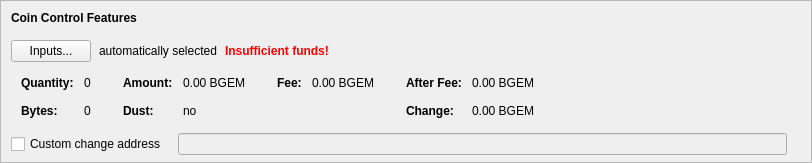
    <widget class="QFrame" name="frameCoinControl">
     <property name="sizePolicy">
      <sizepolicy hsizetype="Expanding" vsizetype="Expanding">
       <horstretch>0</horstretch>
       <verstretch>0</verstretch>
      </sizepolicy>
     </property>
     <property name="maximumSize">
      <size>
       <width>16777215</width>
       <height>16777215</height>
      </size>
     </property>
     <property name="frameShape">
      <enum>QFrame::StyledPanel</enum>
     </property>
     <property name="frameShadow">
      <enum>QFrame::Sunken</enum>
     </property>
     <layout class="QVBoxLayout" name="verticalLayoutCoinControl2">
      <property name="spacing">
       <number>0</number>
      </property>
      <property name="leftMargin">
       <number>0</number>
      </property>
      <property name="topMargin">
       <number>0</number>
      </property>
      <property name="rightMargin">
       <number>0</number>
      </property>
      <property name="bottomMargin">
       <number>6</number>
      </property>
      <item>
       <layout class="QVBoxLayout" name="verticalLayoutCoinControl" stretch="0,0,0,0,1">
        <property name="spacing">
         <number>0</number>
        </property>
        <property name="leftMargin">
         <number>10</number>
        </property>
        <property name="topMargin">
         <number>10</number>
        </property>
        <item>
         <layout class="QHBoxLayout" name="horizontalLayoutCoinControl1">
          <property name="bottomMargin">
           <number>15</number>
          </property>
          <item>
           <widget class="QLabel" name="labelCoinControlFeatures">
            <property name="sizePolicy">
             <sizepolicy hsizetype="Preferred" vsizetype="Maximum">
              <horstretch>0</horstretch>
              <verstretch>0</verstretch>
             </sizepolicy>
            </property>
            <property name="font">
             <font>
              <weight>75</weight>
              <bold>true</bold>
             </font>
            </property>
            <property name="styleSheet">
             <string notr="true">font-weight:bold;</string>
            </property>
            <property name="text">
             <string>Coin Control Features</string>
            </property>
           </widget>
          </item>
         </layout>
        </item>
        <item>
         <layout class="QHBoxLayout" name="horizontalLayoutCoinControl2" stretch="0,0,0,0">
          <property name="spacing">
           <number>8</number>
          </property>
          <property name="bottomMargin">
           <number>10</number>
          </property>
          <item>
           <widget class="QPushButton" name="pushButtonCoinControl">
            <property name="styleSheet">
             <string notr="true"/>
            </property>
            <property name="text">
             <string>Inputs...</string>
            </property>
            <property name="autoDefault">
             <bool>false</bool>
            </property>
           </widget>
          </item>
          <item>
           <widget class="QLabel" name="labelCoinControlAutomaticallySelected">
            <property name="text">
             <string>automatically selected</string>
            </property>
            <property name="margin">
             <number>5</number>
            </property>
           </widget>
          </item>
          <item>
           <widget class="QLabel" name="labelCoinControlInsuffFunds">
            <property name="font">
             <font>
              <weight>75</weight>
              <bold>true</bold>
             </font>
            </property>
            <property name="styleSheet">
             <string notr="true">color:red;font-weight:bold;</string>
            </property>
            <property name="text">
             <string>Insufficient funds!</string>
            </property>
            <property name="margin">
             <number>5</number>
            </property>
           </widget>
          </item>
          <item>
           <spacer name="horizontalSpacerCoinControl">
            <property name="orientation">
             <enum>Qt::Horizontal</enum>
            </property>
            <property name="sizeHint" stdset="0">
             <size>
              <width>40</width>
              <height>1</height>
             </size>
            </property>
           </spacer>
          </item>
         </layout>
        </item>
        <item>
         <widget class="QWidget" name="widgetCoinControl" native="true">
          <property name="sizePolicy">
           <sizepolicy hsizetype="Preferred" vsizetype="Preferred">
            <horstretch>0</horstretch>
            <verstretch>0</verstretch>
           </sizepolicy>
          </property>
          <property name="minimumSize">
           <size>
            <width>0</width>
            <height>0</height>
           </size>
          </property>
          <property name="styleSheet">
           <string notr="true"/>
          </property>
          <layout class="QHBoxLayout" name="horizontalLayoutCoinControl5">
           <property name="leftMargin">
            <number>0</number>
           </property>
           <property name="topMargin">
            <number>0</number>
           </property>
           <property name="rightMargin">
            <number>0</number>
           </property>
           <property name="bottomMargin">
            <number>0</number>
           </property>
           <item>
            <layout class="QHBoxLayout" name="horizontalLayoutCoinControl3" stretch="0,0,0,1">
             <property name="spacing">
              <number>20</number>
             </property>
             <property name="topMargin">
              <number>0</number>
             </property>
             <property name="bottomMargin">
              <number>10</number>
             </property>
             <item>
              <layout class="QFormLayout" name="formLayoutCoinControl1">
               <property name="horizontalSpacing">
                <number>10</number>
               </property>
               <property name="verticalSpacing">
                <number>14</number>
               </property>
               <property name="leftMargin">
                <number>10</number>
               </property>
               <property name="topMargin">
                <number>4</number>
               </property>
               <property name="rightMargin">
                <number>6</number>
               </property>
               <item row="0" column="0">
                <widget class="QLabel" name="labelCoinControlQuantityText">
                 <property name="font">
                  <font>
                   <weight>75</weight>
                   <bold>true</bold>
                  </font>
                 </property>
                 <property name="text">
                  <string>Quantity:</string>
                 </property>
                 <property name="margin">
                  <number>0</number>
                 </property>
                </widget>
               </item>
               <item row="0" column="1">
                <widget class="QLabel" name="labelCoinControlQuantity">
                 <property name="cursor">
                  <cursorShape>IBeamCursor</cursorShape>
                 </property>
                 <property name="contextMenuPolicy">
                  <enum>Qt::ActionsContextMenu</enum>
                 </property>
                 <property name="text">
                  <string notr="true">0</string>
                 </property>
                 <property name="margin">
                  <number>0</number>
                 </property>
                 <property name="textInteractionFlags">
                  <set>Qt::LinksAccessibleByMouse|Qt::TextSelectableByKeyboard|Qt::TextSelectableByMouse</set>
                 </property>
                </widget>
               </item>
               <item row="1" column="0">
                <widget class="QLabel" name="labelCoinControlBytesText">
                 <property name="font">
                  <font>
                   <weight>75</weight>
                   <bold>true</bold>
                  </font>
                 </property>
                 <property name="text">
                  <string>Bytes:</string>
                 </property>
                </widget>
               </item>
               <item row="1" column="1">
                <widget class="QLabel" name="labelCoinControlBytes">
                 <property name="cursor">
                  <cursorShape>IBeamCursor</cursorShape>
                 </property>
                 <property name="contextMenuPolicy">
                  <enum>Qt::ActionsContextMenu</enum>
                 </property>
                 <property name="text">
                  <string notr="true">0</string>
                 </property>
                 <property name="textInteractionFlags">
                  <set>Qt::LinksAccessibleByMouse|Qt::TextSelectableByKeyboard|Qt::TextSelectableByMouse</set>
                 </property>
                </widget>
               </item>
              </layout>
             </item>
             <item>
              <layout class="QFormLayout" name="formLayoutCoinControl2">
               <property name="horizontalSpacing">
                <number>10</number>
               </property>
               <property name="verticalSpacing">
                <number>14</number>
               </property>
               <property name="leftMargin">
                <number>6</number>
               </property>
               <property name="topMargin">
                <number>4</number>
               </property>
               <property name="rightMargin">
                <number>6</number>
               </property>
               <item row="0" column="0">
                <widget class="QLabel" name="labelCoinControlAmountText">
                 <property name="font">
                  <font>
                   <weight>75</weight>
                   <bold>true</bold>
                  </font>
                 </property>
                 <property name="text">
                  <string>Amount:</string>
                 </property>
                 <property name="margin">
                  <number>0</number>
                 </property>
                </widget>
               </item>
               <item row="0" column="1">
                <widget class="QLabel" name="labelCoinControlAmount">
                 <property name="cursor">
                  <cursorShape>IBeamCursor</cursorShape>
                 </property>
                 <property name="contextMenuPolicy">
                  <enum>Qt::ActionsContextMenu</enum>
                 </property>
                 <property name="text">
                  <string notr="true">0.00 BGEM</string>
                 </property>
                 <property name="textInteractionFlags">
                  <set>Qt::LinksAccessibleByMouse|Qt::TextSelectableByKeyboard|Qt::TextSelectableByMouse</set>
                 </property>
                </widget>
               </item>
               <item row="1" column="0">
                <widget class="QLabel" name="labelCoinControlLowOutputText">
                 <property name="font">
                  <font>
                   <weight>75</weight>
                   <bold>true</bold>
                  </font>
                 </property>
                 <property name="text">
                  <string>Dust:</string>
                 </property>
                </widget>
               </item>
               <item row="1" column="1">
                <widget class="QLabel" name="labelCoinControlLowOutput">
                 <property name="cursor">
                  <cursorShape>IBeamCursor</cursorShape>
                 </property>
                 <property name="contextMenuPolicy">
                  <enum>Qt::ActionsContextMenu</enum>
                 </property>
                 <property name="text">
                  <string notr="true">no</string>
                 </property>
                 <property name="textInteractionFlags">
                  <set>Qt::LinksAccessibleByMouse|Qt::TextSelectableByKeyboard|Qt::TextSelectableByMouse</set>
                 </property>
                </widget>
               </item>
              </layout>
             </item>
             <item>
              <layout class="QFormLayout" name="formLayoutCoinControl3">
               <property name="horizontalSpacing">
                <number>10</number>
               </property>
               <property name="verticalSpacing">
                <number>14</number>
               </property>
               <property name="leftMargin">
                <number>6</number>
               </property>
               <property name="topMargin">
                <number>4</number>
               </property>
               <property name="rightMargin">
                <number>6</number>
               </property>
               <item row="0" column="0">
                <widget class="QLabel" name="labelCoinControlFeeText">
                 <property name="font">
                  <font>
                   <weight>75</weight>
                   <bold>true</bold>
                  </font>
                 </property>
                 <property name="text">
                  <string>Fee:</string>
                 </property>
                 <property name="margin">
                  <number>0</number>
                 </property>
                </widget>
               </item>
               <item row="0" column="1">
                <widget class="QLabel" name="labelCoinControlFee">
                 <property name="cursor">
                  <cursorShape>IBeamCursor</cursorShape>
                 </property>
                 <property name="contextMenuPolicy">
                  <enum>Qt::ActionsContextMenu</enum>
                 </property>
                 <property name="text">
                  <string notr="true">0.00 BGEM</string>
                 </property>
                 <property name="textInteractionFlags">
                  <set>Qt::LinksAccessibleByMouse|Qt::TextSelectableByKeyboard|Qt::TextSelectableByMouse</set>
                 </property>
                </widget>
               </item>
              </layout>
             </item>
             <item>
              <layout class="QFormLayout" name="formLayoutCoinControl4">
               <property name="horizontalSpacing">
                <number>10</number>
               </property>
               <property name="verticalSpacing">
                <number>14</number>
               </property>
               <property name="leftMargin">
                <number>6</number>
               </property>
               <property name="topMargin">
                <number>4</number>
               </property>
               <property name="rightMargin">
                <number>6</number>
               </property>
               <item row="0" column="0">
                <widget class="QLabel" name="labelCoinControlAfterFeeText">
                 <property name="font">
                  <font>
                   <weight>75</weight>
                   <bold>true</bold>
                  </font>
                 </property>
                 <property name="text">
                  <string>After Fee:</string>
                 </property>
                 <property name="margin">
                  <number>0</number>
                 </property>
                </widget>
               </item>
               <item row="0" column="1">
                <widget class="QLabel" name="labelCoinControlAfterFee">
                 <property name="cursor">
                  <cursorShape>IBeamCursor</cursorShape>
                 </property>
                 <property name="contextMenuPolicy">
                  <enum>Qt::ActionsContextMenu</enum>
                 </property>
                 <property name="text">
                  <string notr="true">0.00 BGEM</string>
                 </property>
                 <property name="textInteractionFlags">
                  <set>Qt::LinksAccessibleByMouse|Qt::TextSelectableByKeyboard|Qt::TextSelectableByMouse</set>
                 </property>
                </widget>
               </item>
               <item row="1" column="0">
                <widget class="QLabel" name="labelCoinControlChangeText">
                 <property name="font">
                  <font>
                   <weight>75</weight>
                   <bold>true</bold>
                  </font>
                 </property>
                 <property name="text">
                  <string>Change:</string>
                 </property>
                </widget>
               </item>
               <item row="1" column="1">
                <widget class="QLabel" name="labelCoinControlChange">
                 <property name="cursor">
                  <cursorShape>IBeamCursor</cursorShape>
                 </property>
                 <property name="contextMenuPolicy">
                  <enum>Qt::ActionsContextMenu</enum>
                 </property>
                 <property name="text">
                  <string notr="true">0.00 BGEM</string>
                 </property>
                 <property name="textInteractionFlags">
                  <set>Qt::LinksAccessibleByMouse|Qt::TextSelectableByKeyboard|Qt::TextSelectableByMouse</set>
                 </property>
                </widget>
               </item>
              </layout>
             </item>
            </layout>
           </item>
          </layout>
         </widget>
        </item>
        <item>
         <layout class="QHBoxLayout" name="horizontalLayoutCoinControl4" stretch="0,0,0">
          <property name="spacing">
           <number>12</number>
          </property>
          <property name="sizeConstraint">
           <enum>QLayout::SetDefaultConstraint</enum>
          </property>
          <property name="topMargin">
           <number>5</number>
          </property>
          <property name="rightMargin">
           <number>5</number>
          </property>
          <item>
           <widget class="QCheckBox" name="checkBoxCoinControlChange">
            <property name="toolTip">
             <string>If this is activated, but the change address is empty or invalid, change will be sent to a newly generated address.</string>
            </property>
            <property name="text">
             <string>Custom change address</string>
            </property>
           </widget>
          </item>
          <item>
           <widget class="QValidatedLineEdit" name="lineEditCoinControlChange">
            <property name="enabled">
             <bool>false</bool>
            </property>
            <property name="sizePolicy">
             <sizepolicy hsizetype="Expanding" vsizetype="Fixed">
              <horstretch>0</horstretch>
              <verstretch>0</verstretch>
             </sizepolicy>
            </property>
           </widget>
          </item>
          <item>
           <widget class="QLabel" name="labelCoinControlChangeLabel">
            <property name="sizePolicy">
             <sizepolicy hsizetype="Preferred" vsizetype="Expanding">
              <horstretch>0</horstretch>
              <verstretch>0</verstretch>
             </sizepolicy>
            </property>
            <property name="minimumSize">
             <size>
              <width>0</width>
              <height>0</height>
             </size>
            </property>
            <property name="text">
             <string/>
            </property>
            <property name="margin">
             <number>3</number>
            </property>
           </widget>
          </item>
         </layout>
        </item>
        <item>
         <spacer name="verticalSpacerCoinControl">
          <property name="orientation">
           <enum>Qt::Vertical</enum>
          </property>
          <property name="sizeHint" stdset="0">
           <size>
            <width>800</width>
            <height>1</height>
           </size>
          </property>
         </spacer>
        </item>
       </layout>
      </item>
     </layout>
    </widget>
